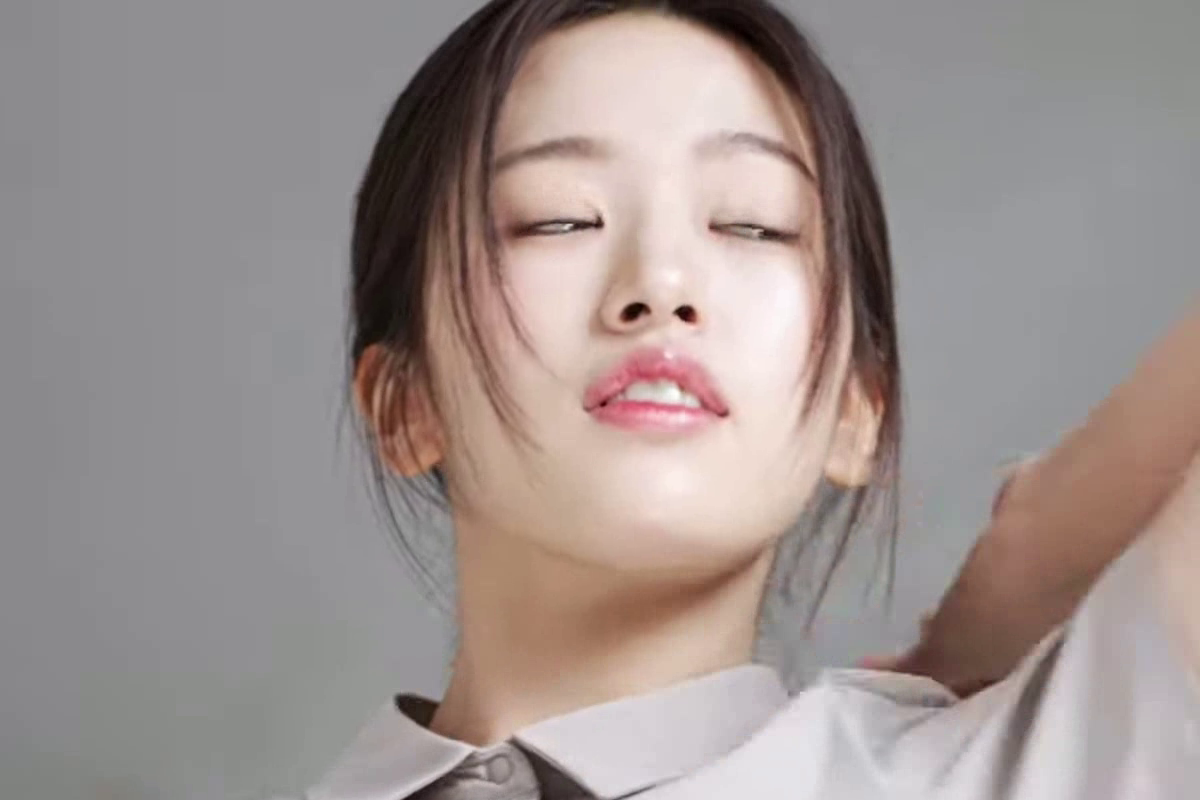
#> input picture frame 8 of 2week/jin.avi, 1200 x 800 px
$ python myVideo_bgr2gray.py
#> lines starting #> are read from the running program, lines starting #| are printed output that depends on the picture
#> further down, frame is the input picture: shape (800, 1200, 3); mean B, G, R 142.8, 145.8, 157.6
import cv2
import numpy as np
from tqdm import tqdm

def calc_bgr2gray(src):
    """
    :param src: color video
    :return: gray video
    """
    h, w, c = src.shape
#> h = 800; w = 1200; c = 3
    dst = np.zeros((h, w))

    for row in tqdm(range(h)):
        for col in range(w):
            ##############################################
            # TODO
            # B * 0.0721 + G * 0.7154 + R * 0.2125 공식을 사용
            # calc_bgr2gray 함수 완성
            # 반드시 2중 포문 형태를 유지
            # 라이브러리 사용할 필요 없음
            ##############################################
            dst[row, col] = (src[row, col, 0] * 0.0721 +
                             src[row, col, 1] * 0.7154 +
                             src[row, col, 2] * 0.2125)
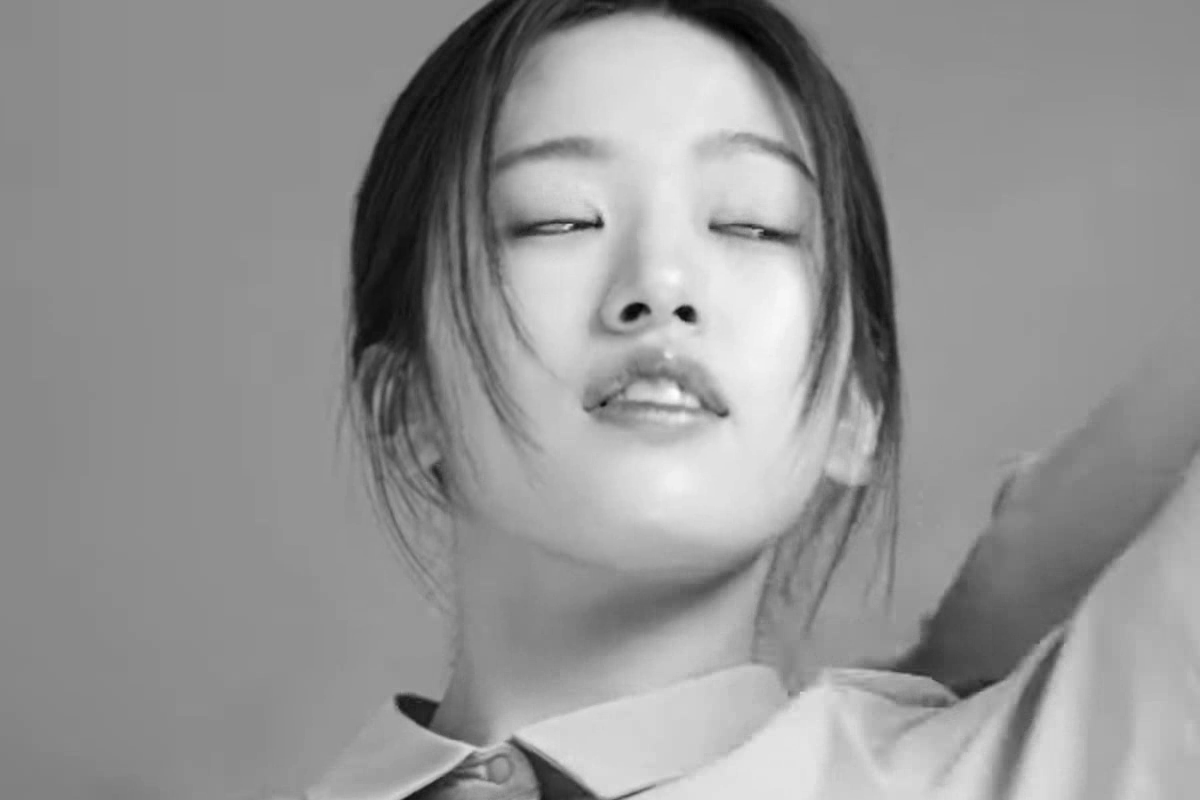
#> dst: shape (800, 1200) float64; min 1.49, max 254.6, mean 148.1

    dst = (dst+0.5).astype(np.uint8)
    return dst

video_file = './jin.avi' # 동영상 경로
cap = cv2.VideoCapture(video_file) # 동영상 캡처 객체 생성

if cap.isOpened(): # 객체 초기화 정상
    fps = 30.0  # FPS, 초당 프레임 수
    fourcc = cv2.VideoWriter_fourcc(*'DIVX')  # 인코딩 포맷 문자
    h, w = int(cap.get(cv2.CAP_PROP_FRAME_HEIGHT)), int(cap.get(cv2.CAP_PROP_FRAME_WIDTH))

    # 영상 저장을 위한 객체 생성
    out = cv2.VideoWriter('./record_gray.avi', fourcc, fps, (w, h), isColor=False)

    while True:
        ret, frame = cap.read() # 다음 프레임 읽기
        if ret: # 프레임 읽기 정상
            frame_gray = calc_bgr2gray(frame)
            cv2.namedWindow('Gray', flags=cv2.WINDOW_NORMAL)
            cv2.namedWindow('Color', flags=cv2.WINDOW_NORMAL)
            cv2.imshow('Gray', frame_gray)
            cv2.imshow('Color', frame)
            out.write(frame_gray)
            if cv2.waitKey(int(1000/fps)) != -1: # 지연시간 = 1000/fps
#> (key Esc is pressed here)
                break
        else: # 프레임 읽기 비정상
            break
    out.release() # 저장 객체 소멸
else: # 객체 초기화 비정상
    print("can't open video")

cap.release() # 캡쳐 객체 소멸
cv2.destroyAllWindows()

$ run again, starting later in the video
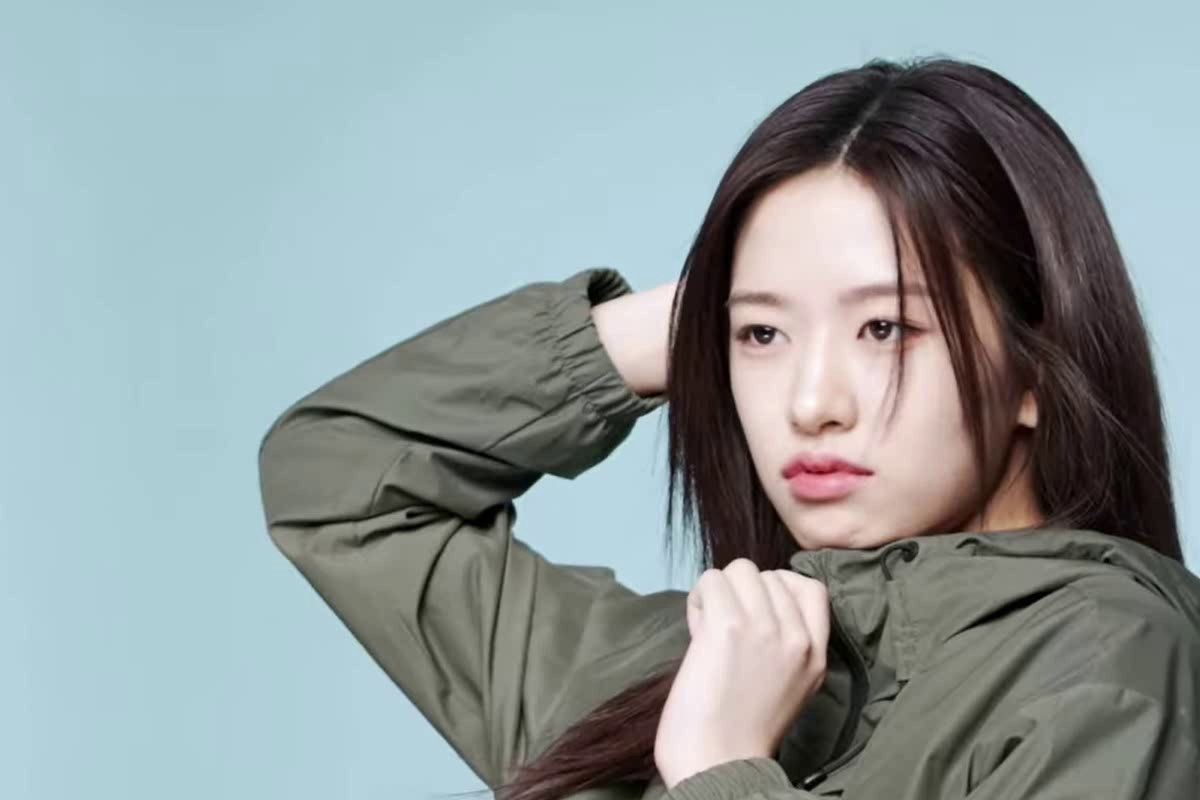
#> input picture frame 36 of 2week/jin.avi, 1200 x 800 px
#> frame is the input picture: shape (800, 1200, 3); mean B, G, R 157.5, 156, 144.9
#> after the loop in calc_bgr2gray, `for row in tqdm(range(h)):`:
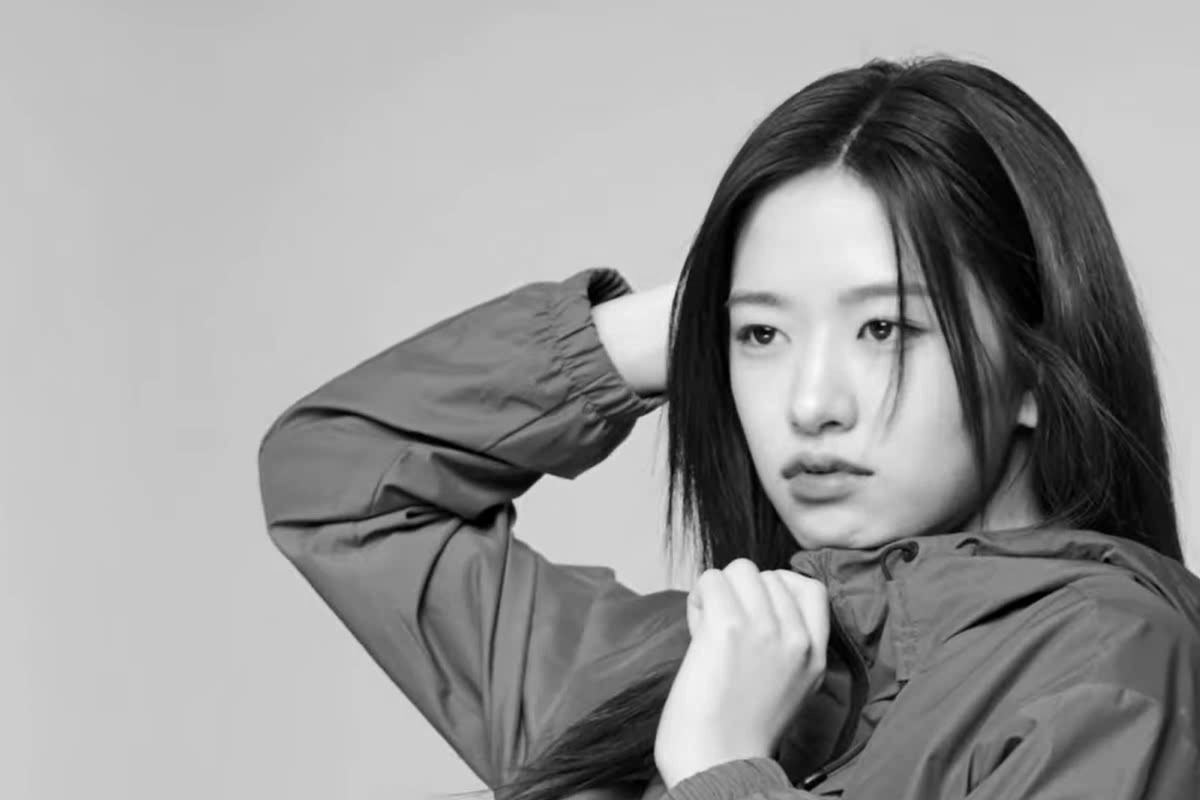
#> dst: shape (800, 1200) float64; min 0, max 252.2, mean 153.8

$ run again, starting later in the video
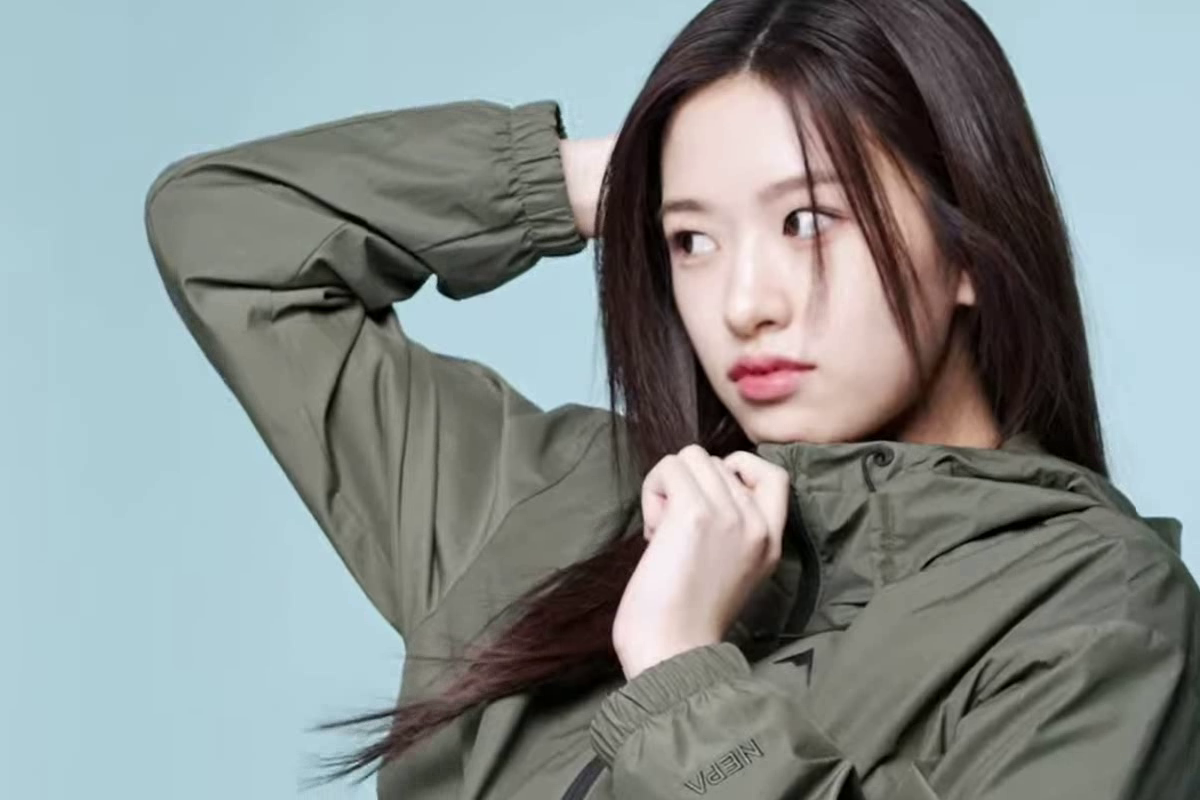
#> input picture frame 64 of 2week/jin.avi, 1200 x 800 px
#> frame is the input picture: shape (800, 1200, 3); mean B, G, R 142.1, 142.9, 135.6
#> after the loop in calc_bgr2gray, `for row in tqdm(range(h)):`:
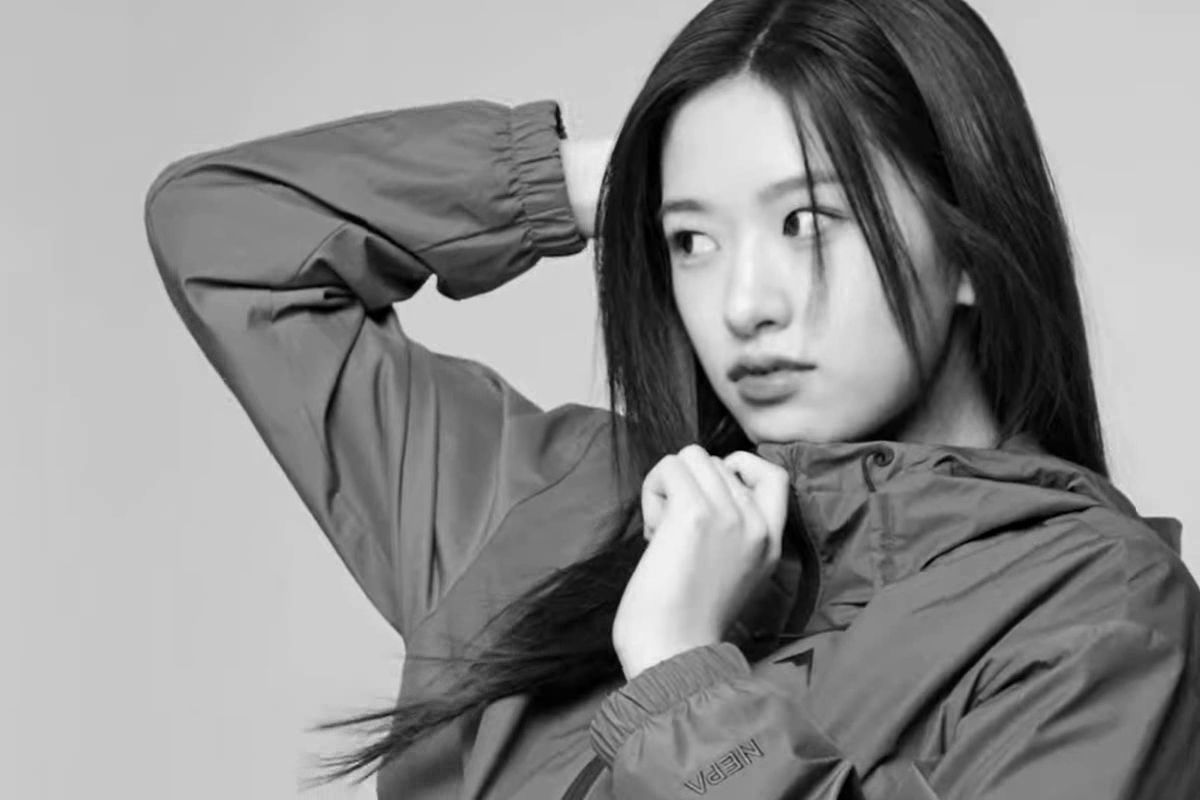
#> dst: shape (800, 1200) float64; min 0, max 246.5, mean 141.3
